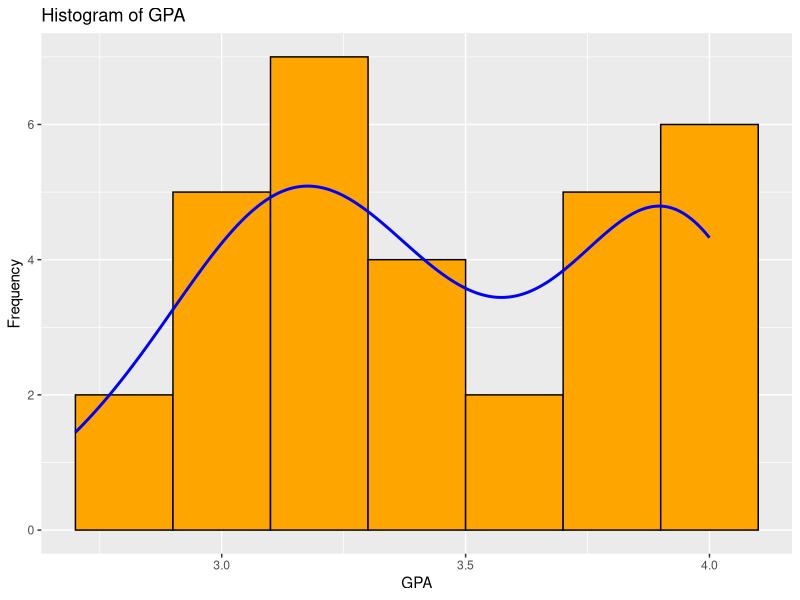
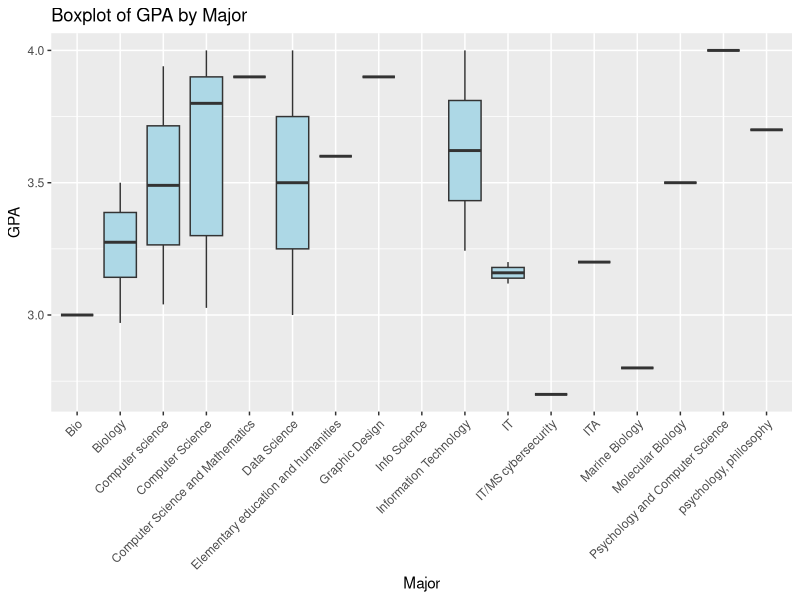
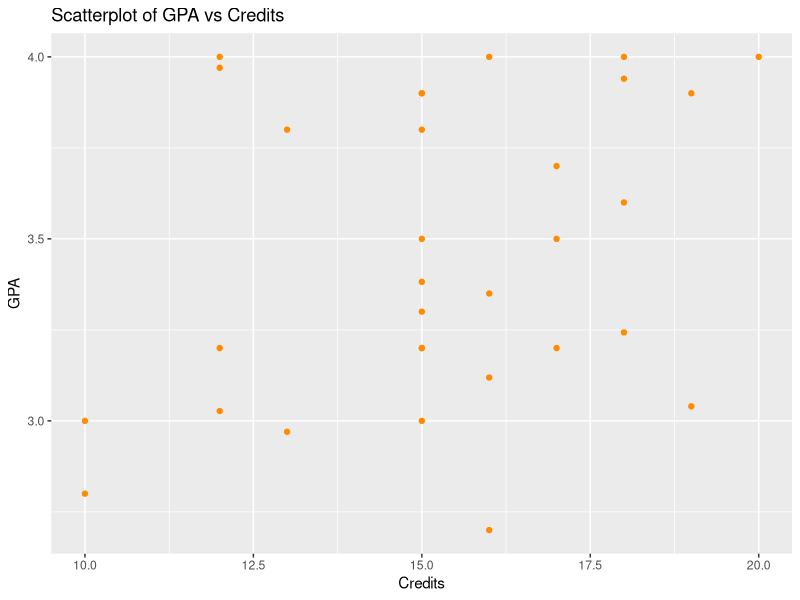

These figures' R source, in order:
library(tidyverse)

df <- read_csv("230 project - Form Responses 1.csv")

df <- df %>%
  rename(
    Major = `What is your major?`,
    GPA = `What is you GPA?`,
    Credits = `How many credits are you taking a semester`
  ) %>%
  mutate(
    GPA = as.numeric(GPA),
    Credits = parse_number(Credits)
  )

ggplot(df, aes(x = GPA)) +
  geom_histogram(binwidth = 0.2, fill = "orange", color = "black") +
  geom_density(aes(y = ..count.. * 0.2), color = "blue", size = 1) +
  labs(title = "Histogram of GPA", x = "GPA", y = "Frequency")

ggplot(df, aes(x = Major, y = GPA)) +
  geom_boxplot(fill = "lightblue") +
  labs(title = "Boxplot of GPA by Major", x = "Major", y = "GPA") +
  theme(axis.text.x = element_text(angle = 45, hjust = 1))

ggplot(df, aes(x = Credits, y = GPA)) +
  geom_point(color = "darkorange") +
  labs(title = "Scatterplot of GPA vs Credits", x = "Credits", y = "GPA")

df %>%
  group_by(Major) %>%
  summarise(
    mean_GPA = mean(GPA, na.rm = TRUE),
    sd_GPA = sd(GPA, na.rm = TRUE),
    min_GPA = min(GPA, na.rm = TRUE),
    max_GPA = max(GPA, na.rm = TRUE)
  )
